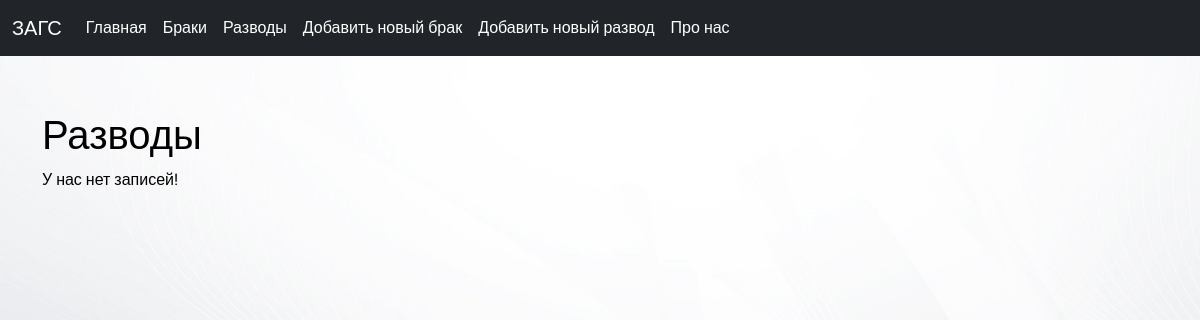
The app's page /divorce_list/, older data.
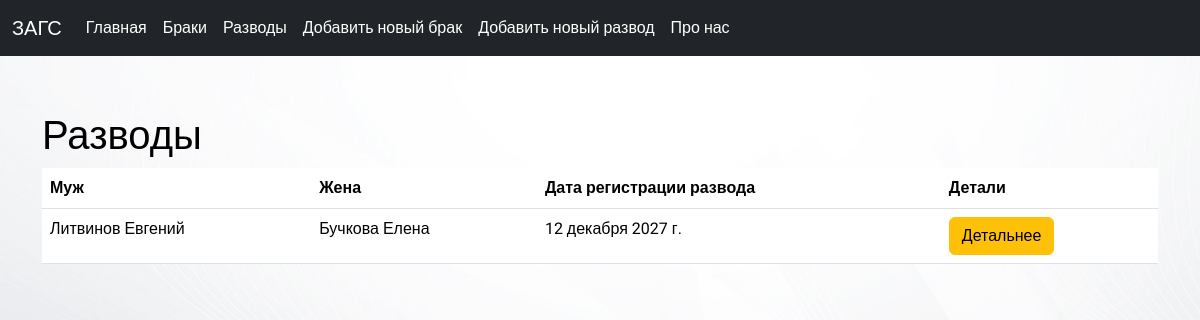
The same page, newer data.
### base/models.py (models this page shows, shortened)
class Divorce(models.Model):
    husband = models.CharField(max_length=100)
    wife = models.CharField(max_length=100)
    divorce_date = models.DateField()

### base/views.py (the view)
# urls.py: path('divorce_list/', views.divorce_list, name='divorce_list'),
def divorce_list(request):
    divorces = Divorce.objects.order_by('-id')
    context = {'title': 'Разводы',  'divorces': divorces}
    return render(request, 'base/divorce_list.html', context)

### base/templates/base/divorce_list.html (shortened to what this page needs)
{% extends 'base/main.html' %}
{% block content  %}
<br><br><br>
    <h1>Разводы</h1>
    {% if divorces  %}
        <table class="table mt-2">
            <thead>
                <tr>
                    <th>Муж</th>
                    <th>Жена</th>
                    <th>Дата регистрации развода</th>
                    <th>Детали</th>
                </tr>
            </thead>
            <tbody>
                {% for divorce in divorces %}
                    <tr>
                        <td>{{ divorce.husband }}</td>
                        <td>{{ divorce.wife }}</td>
                        <td>{{ divorce.divorce_date }}</td>
                        <td><a href="{% url 'divorce_detail' divorce.pk %}" class="btn btn-warning">Детальнее</a></td>
                    </tr>
                {% endfor %}
            </tbody>
        </table>
    {% else %}
        <p>У нас нет записей! </p>
    {% endif %}
{% endblock  %}

Row changes from the older to the newer data that the page shows:
added Divorce: husband "Литвинов Евгений", wife "Бучкова Елена", divorce_date "12 декабря 2027 г."
Text that changed along with them:
text no longer shown: "У нас нет записей!"
text now shown: "Муж Жена Дата регистрации развода Детали"
